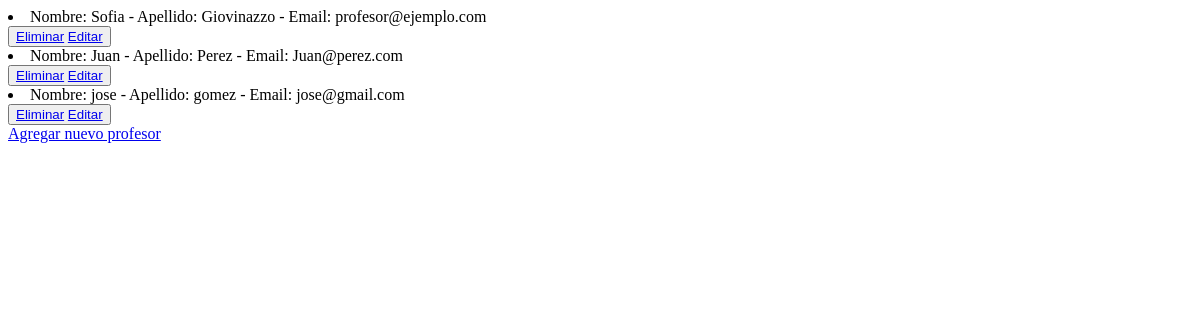
Before: /AppFullSailing/leerProfesores with the older database file.
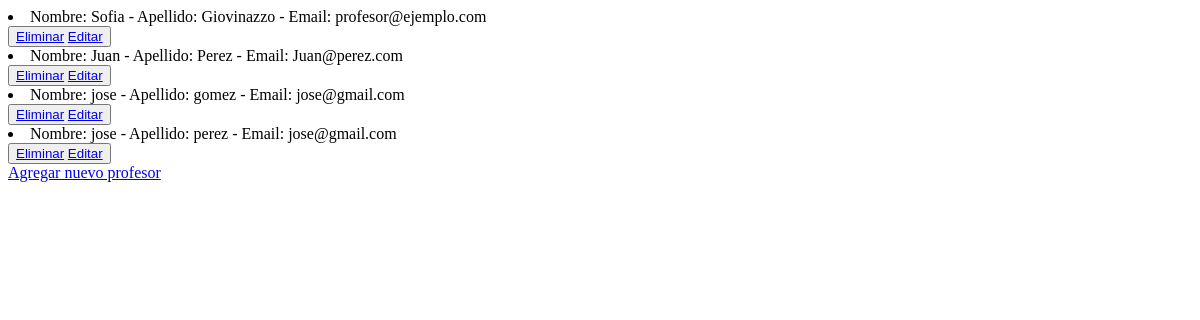
After: the same page with the newer database file.
### AppFullSailing/models.py (models this page shows)
class Profesor(models.Model):
    nombre = models.CharField(max_length=30)
    apellido = models.CharField(max_length=30)
    email = models.EmailField()
    def __str__(self):
        return f"Nombre: {self.nombre} - Apellido: {self.apellido} - Email: {self.email}"

### AppFullSailing/views.py (the view)
# urls.py: path('leerProfesores', views.leerProfesores, name = 'LeerProfesores'),
def leerProfesores(request):
    profesores = Profesor.objects.all() #trae todos los profesores
    contexto = {'profesores':profesores}
    return render(request, 'leerProfesores.html', contexto)

### AppFullSailing/Templates/leerProfesores.html (shortened to what this page needs)
<!DOCTYPE html>
<html lang="en">
<head>
</head>
<body>
    {% for p in profesores %}
        <li>{{p}}</li>
        <button>
            <a href="{% url 'EliminarProfesor' p.nombre %}">Eliminar</a>
            <a href="{% url 'EditarProfesor' p.nombre %}">Editar</a>
        </button>
    {% endfor %}
    <br>
    <a href="Profesores"> Agregar nuevo profesor</a>
</body>
</html>

Changed rows visible on the page:
added Profesor: nombre+apellido+email "Nombre: jose - Apellido: perez - Email: jose@gmail.com"
